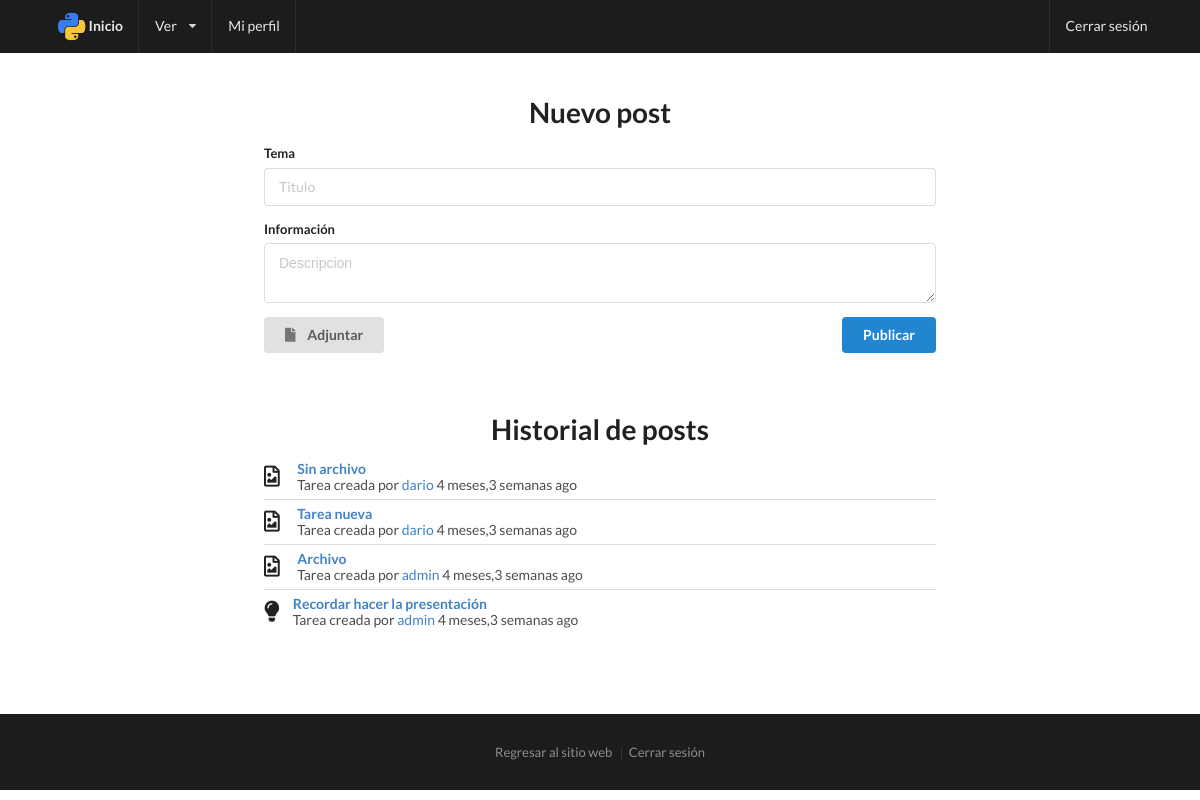
The page /portal/tareas/ (signed in) on the database as committed earlier.
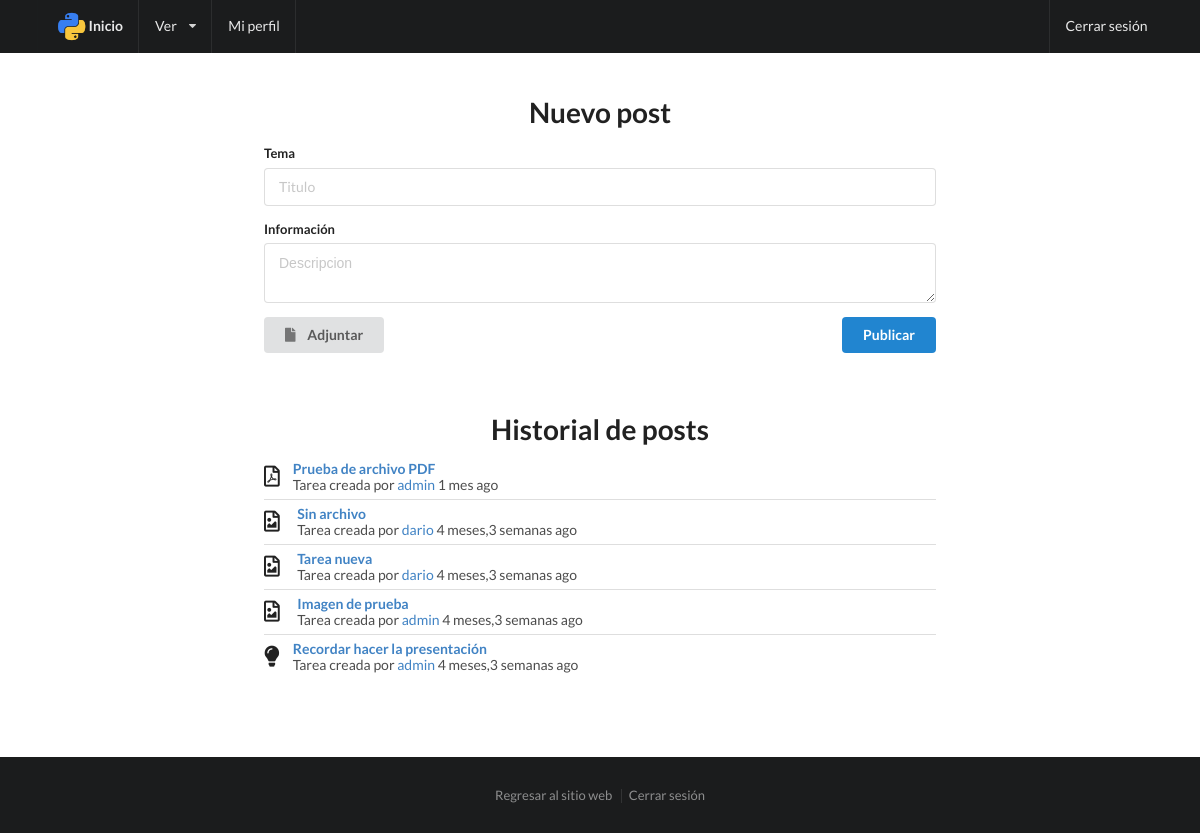
The same page on the database as committed later.
### emmang/models.py (models this page shows, shortened)
class Tarea(models.Model):
    creador = models.ForeignKey('emmang.Empleado', related_name='tareas')
    tema = models.CharField(max_length=100)
    texto = models.TextField()
    fecha = models.DateTimeField()
    archivo = models.FileField(upload_to='docs/', null=True, blank=True)
    class Meta:
        verbose_name = "Tarea"
        verbose_name_plural = "Tareas"

class Empleado(models.Model):
    usuario = models.OneToOneField(User, on_delete=models.CASCADE)
    puesto = models.CharField(max_length=75)
    descripcion = models.TextField(null=True, blank=True)
    imagen = models.ImageField(null=True, blank=True, upload_to='img/')
    class Meta:
        verbose_name = "Empleado"
        verbose_name_plural = "Empleados"
    def __str__(self):
        return str(self.usuario)

### emmang/views.py (the view)
# urls.py: url(r'^portal/tareas/$', views.tareas, name='tareas'),
@login_required
def tareas(request):
    if request.method == 'POST':
        form = TareaForm(request.POST, request.FILES)
        if form.is_valid():
            tarea = form.save(commit=False)
            tarea.creador = request.user.empleado
            tarea.fecha = timezone.now()
            tarea.save()
            message = tarea.tema
    else:
        form = TareaForm()
        message = False
    tareas = Tarea.objects.all().order_by('-fecha')
    return render(request, 'emmang/tareas.html', {'form':form,'message':message,'tareas':tareas})

### emmang/forms.py
class TareaForm(forms.ModelForm):
    tema = forms.CharField()
    texto = forms.CharField(widget=forms.Textarea)
    archivo = forms.FileField(required=False)
    class Meta:
        model = Tarea
        fields = ['tema','texto','archivo']

### emmang/templates/emmang/tareas.html (shortened to what this page needs)
{% extends 'emmang/base.html' %}
{% load staticfiles %}
{% load humanize %}
{% block content %}
{% include 'emmang/navbar.html' %}
<div class="ui main text container contenido-portal">
  <div class="ui basic segment">
    <h1 class="ui center aligned header">Nuevo post</h1>
    <form class="ui form" action="" method="post" enctype="multipart/form-data">
      <div class="field">
        <label>Tema</label>
        <input type="text" name="tema" placeholder="Titulo" required="">
      </div>
      <div class="field">
        <label>Información</label>
        <textarea rows="2" name="texto" placeholder="Descripcion" required=""></textarea>
      </div>
      <div class="ui left floated button" id="divUpload">
          <i class="file icon"></i> <span id="file-name">Adjuntar</span>
      </div>
      <button type="submit" class="ui primary right floated button">Publicar</button>
    </form>
  </div>
  <div class="ui basic separated segment">
    <h1 class="ui center aligned header">Historial de posts</h1>
    <div class="ui relaxed divided list">
      {% for tarea in tareas %}
      <div class="item">
          {% if tarea.archivo %}
            {% if '.pdf' in tarea.archivo.name %}
                <i class="large file pdf outline middle aligned icon"></i>
            {% elif '.word' in tarea.archivo.name %}
                <i class="large file word outline middle aligned icon"></i>
            {% elif '.txt' in tarea.archivo.name %}
                <i class="large file text outline middle aligned icon"></i>
            {% else %}
                <i class="large file image outline middle aligned icon"></i>
            {% endif %}
          {% else %}
            <i class="large idea middle aligned icon"></i>
          {% endif %}
        <div class="content">
          <a class="header" href="{% url 'emmang:tarea' pk=tarea.pk %}">{{tarea.tema}}</a>
          <div class="description">Tarea creada por <a href="{% url 'emmang:perfil' pk=tarea.creador.pk %}">{{tarea.creador}}</a> {{tarea.fecha|naturaltime|lower}}</div>
        </div>
      </div>
      {% endfor %}
    </div>
  </div>
</div>
{% include 'emmang/footer.html' %}
{% endblock content %}

Rows that differ between the two databases and show on the page:
added Tarea: tema "Prueba de archivo PDF", creador "admin", fecha "1 mes ago"
changed Tarea: tema "Archivo" → "Imagen de prueba"
